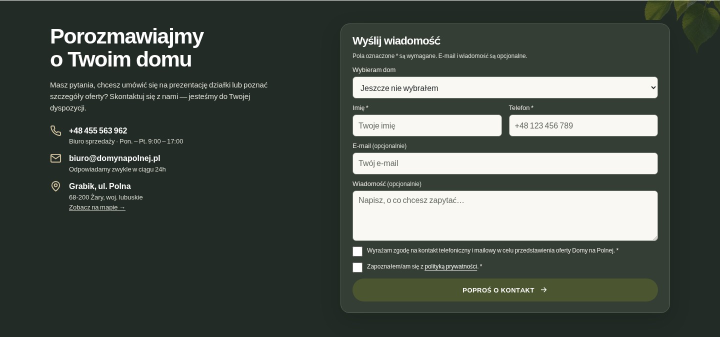
#> input picture qa-natural-flow-v4/contact-1440.jpg, 1440 x 674 px, given in place of hero-all-houses.webp, which was not available (shown at 1/2 size)
$ python generate-responsive-assets.py
#> lines starting #> are read from the running program, lines starting #| are printed output that depends on the picture
"""Rebuild responsive images from the supplied v4 originals. Requires Pillow.
No generative change to the architecture, scene contents or parcel geometry."""
from pathlib import Path
from PIL import Image
ROOT=Path(__file__).resolve().parents[1]
images=ROOT/'public/assets/images';out=images/'responsive';out.mkdir(exist_ok=True)
source=[ROOT/'reference-assets/public/assets/images/hero-all-houses.webp',images/'hero-front-photoreal.webp',images/'spacer-360/exterior/webp/04_podcien_wejsciowy.webp',images/'spacer-360/exterior/webp/08_elewacja_ogrodowa.webp']
for i,f in enumerate(source):
 for w in (640,1024,1672):
  im=Image.open(f);im.thumbnail((w,2000),Image.Resampling.LANCZOS);im.save(out/f'hero-{i}-{w}.webp',quality=86,method=6)
#> further down, im is the input picture: PIL image 1440x674 RGB; mean R, G, B 74.3, 81.9, 74.9
#> after `im.thumbnail((w, 2000), Image.Resampling.LANCZOS)`:
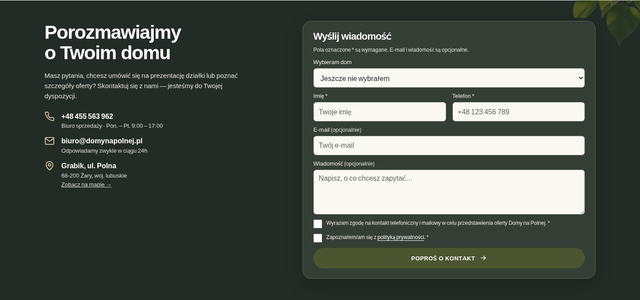
#> im: PIL image 640x300 RGB; mean R, G, B 74.1, 81.8, 74.8
#> pass 2 of the loop `for i,f in enumerate(source):`:
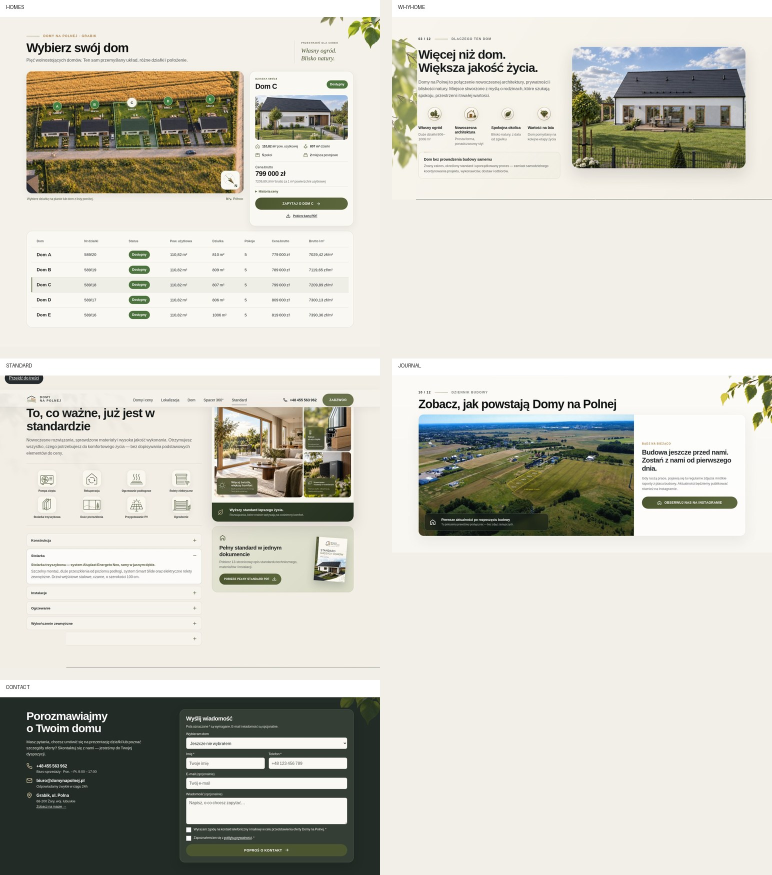
#> input picture qa-natural-flow-v4/contact-sheet.jpg, 1544 x 1750 px, given in place of hero-front-photoreal.webp, which was not available (shown at 1/2 size)
#> im is the input picture: PIL image 1544x1750 RGB; mean R, G, B 205.4, 204, 194.4
#> `im.thumbnail((w, 2000), Image.Resampling.LANCZOS)`:
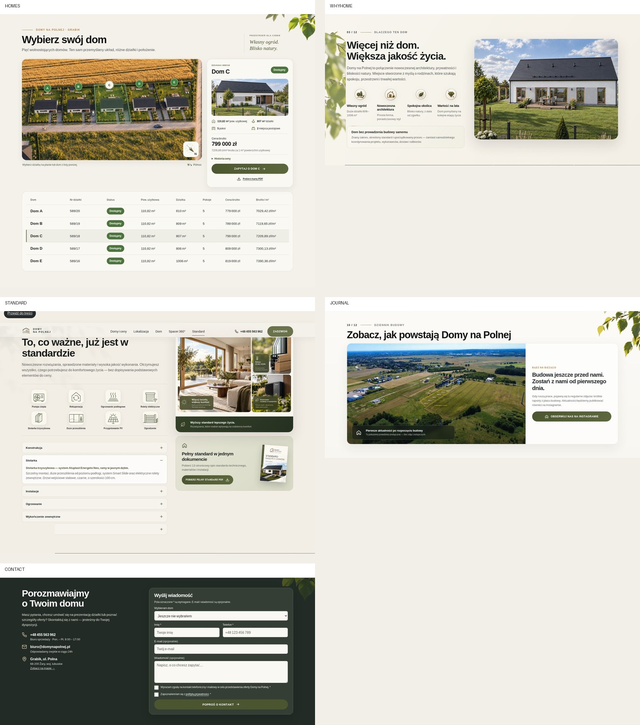
#> im: PIL image 640x725 RGB; mean R, G, B 205.3, 204, 194.4
#> (the run stopped early here; a loop or call above may not have finished)
